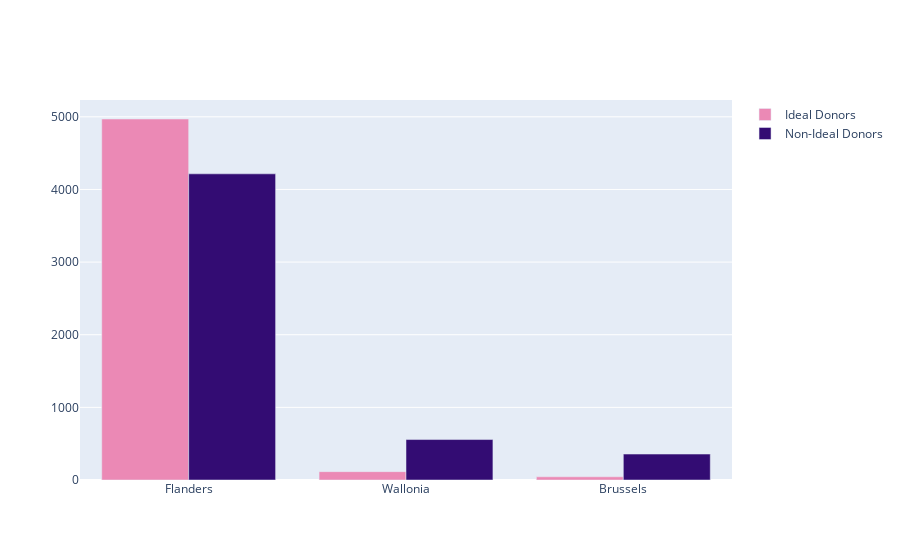

Notebook code cell kept with this figure:
### Code cell
#Plot Region Distribution
fig = go.Figure()
fig.add_trace(go.Bar(
    x=regions,
    y=(ideal_flanders,ideal_wallonia,ideal_brussels),
    name='Ideal Donors',
    marker_color='#EB89B5'
))
fig.add_trace(go.Bar(
    x=regions,
    y=(worst_flanders, worst_wallonia,worst_brussels),
    name='Non-Ideal Donors',
    marker_color='#330C73'
))

# Here we modify the tickangle of the xaxis, resulting in rotated labels.
fig.update_layout(barmode='group')
fig.show()

### Figure 1 — Plotly figure (JSON) as saved in the notebook; plotly's stock layout.template omitted (floating-point values rounded to 4 significant figures)
{"data": [{"marker": {"color": "#EB89B5"}, "name": "Ideal Donors", "type": "bar", "x": ["Flanders", "Wallonia", "Brussels"], "y": [4970, 115, 44]}, {"marker": {"color": "#330C73"}, "name": "Non-Ideal Donors", "type": "bar", "x": ["Flanders", "Wallonia", "Brussels"], "y": [4215, 557, 357]}], "layout": {"barmode": "group"}}
